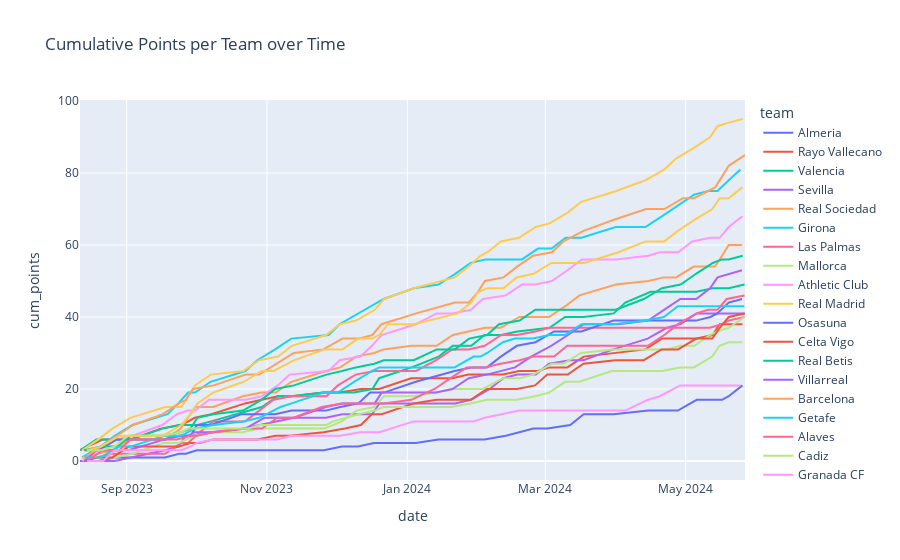

Notebook code cell kept with this figure:
### Markdown cell above
Este bloque de código calcula los puntos obtenidos por cada equipo en cada jornada (3 por victoria, 1 por empate, 0 por derrota).
Luego acumula los puntos a lo largo del tiempo y genera un gráfico de líneas que muestra la evolución de los puntos por equipo durante la temporada.

### Code cell
# Calcula los puntos por partido
def points(row, side):
    if row[f'teams.{side}.winner'] == True: return 3
    if row[f'teams.{side}.winner'] == False: return 0
    return 1

# Combinar y ordenar por fecha
home = df_fixtures[['fixture.date','teams.home.name']].copy()
home['points'] = df_fixtures.apply(lambda r: points(r,'home'), axis=1)
home.columns = ['date','team','points']
away = df_fixtures[['fixture.date','teams.away.name']].copy()
away['points'] = df_fixtures.apply(lambda r: points(r,'away'), axis=1)
away.columns = ['date','team','points']

points_df = pd.concat([home,away]).sort_values('date')
points_df['cum_points'] = points_df.groupby('team')['points'].cumsum()

fig = px.line(points_df, x='date', y='cum_points', color='team',
              title="Cumulative Points per Team over Time")
fig.show()
